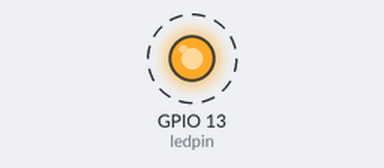
Bench run of a sketch on a simulated ESP32. Shown: output pins drawn as LEDs (lit = HIGH). Dashed ring = blinking.

Above: at 0.15 s.
Timing chart, 0 to 3.0 s (numbered marks = the images above):
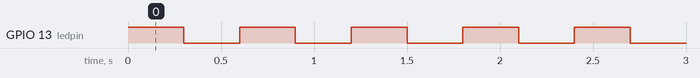

Measured:
- by itself, GPIO 13 (ledpin): alternates HIGH for 0.30 s and LOW for 0.30 s

The sketch:

BlinkESP32.ino
```cpp
// BlinkESP32

#define ledpin 13

void setup() {
  pinMode(ledpin, OUTPUT);
}

void loop() {
  digitalWrite(ledpin, HIGH);
  delay(300);
  digitalWrite(ledpin, LOW);
  delay(300);
}
```
